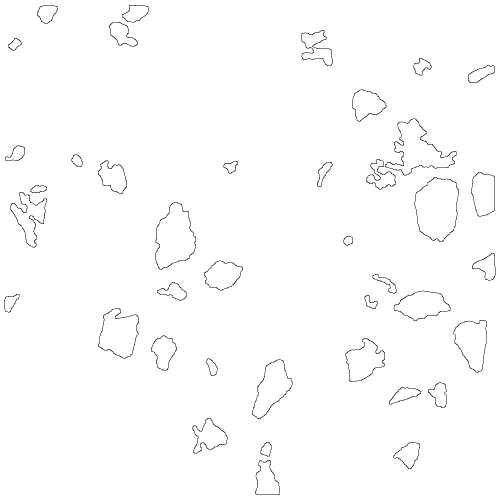
#> input picture data/yashi_qscan/trans/edge_cl.png, 1001 x 1001 px, found by its file name (shown at 1/2 size)
$ python composite_img.py
#> lines starting #> are read from the running program, lines starting #| are printed output that depends on the picture
# -*- coding: utf-8 -*-
# @Time : 2020/3/6 上午11:22
# @Author : LuoLu
# @FileName: composite_img.py
# @Software: PyCharm
# @Github ：https://github.com/luolugithub
# @E-mail ：argluolu@gmail.com
import numpy
from PIL import Image
import cv2 as cv


root_path = "/home/luolu/PycharmProjects/ParticleDetection/"

background = Image.new('RGB', (1001, 1001), color='white').convert('RGBA')
#> background: PIL image 1001x1001 RGBA; every value is 255

foreground1 = Image.open(root_path + "data/yashi_qscan/trans/edge_cl.png").convert('RGBA')
#> foreground1 is the input picture: PIL image 1001x1001 RGBA; mean R, G, B, A 0, 0, 0, 2.4
foreground2 = Image.open(root_path + "data/yashi_qscan/trans/edge_fen.png").convert('RGBA')
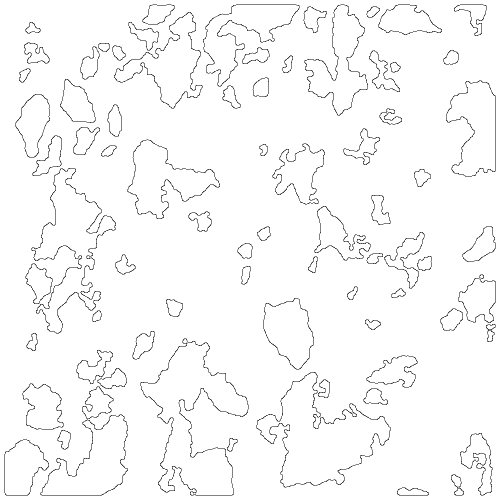
#> input picture data/yashi_qscan/trans/edge_fen.png, 1001 x 1001 px, found by its file name (shown at 1/2 size)
#> foreground2 is the input picture: PIL image 1001x1001 RGBA; mean R, G, B, A 0, 0, 0, 6.3
foreground3 = Image.open(root_path + "data/yashi_qscan/trans/edge_lb.png").convert('RGBA')
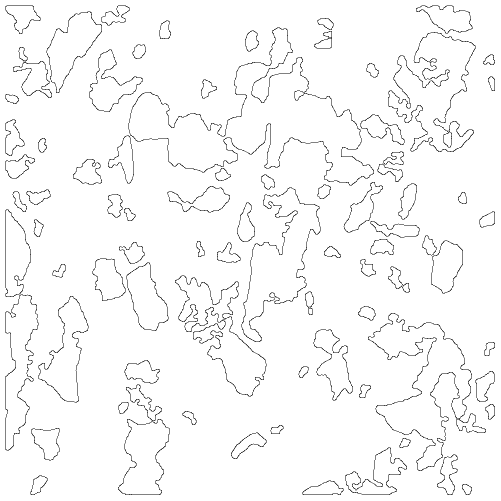
#> input picture data/yashi_qscan/trans/edge_lb.png, 1001 x 1001 px, found by its file name (shown at 1/2 size)
#> foreground3 is the input picture: PIL image 1001x1001 RGBA; mean R, G, B, A 0, 0, 0, 7
# [4 lines of commented-out code are left out]


background.paste(foreground1, (0, 0), foreground1)
background.paste(foreground2, (0, 0), foreground2)
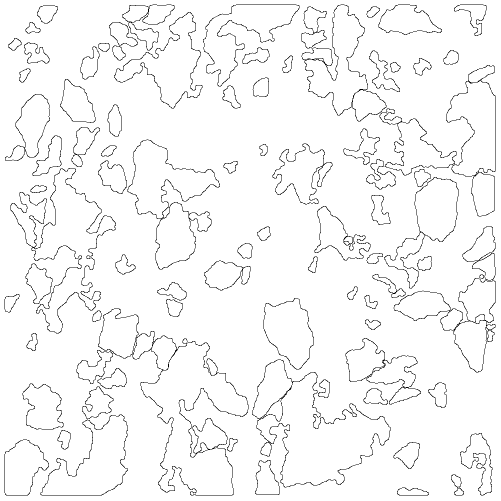
#> background: PIL image 1001x1001 RGBA (shown at 1/2 size); mean R, G, B, A 246.4, 246.4, 246.4, 255
background.paste(foreground3, (0, 0), foreground3)
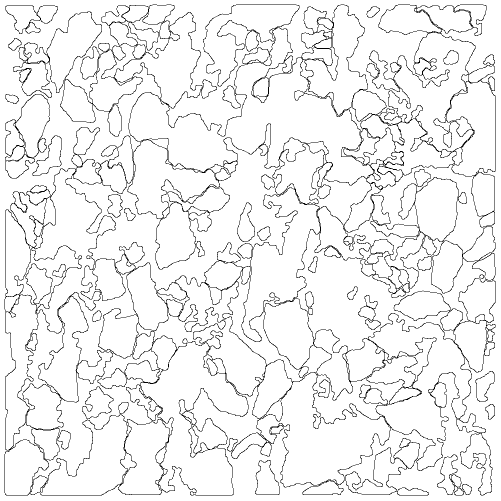
#> background: PIL image 1001x1001 RGBA (shown at 1/2 size); mean R, G, B, A 239.7, 239.7, 239.7, 255
# [6 lines of commented-out code are left out]
background.save("/home/luolu/PycharmProjects/ParticleDetection/data/yashi_qscan/edge_test.png")
background.show()
